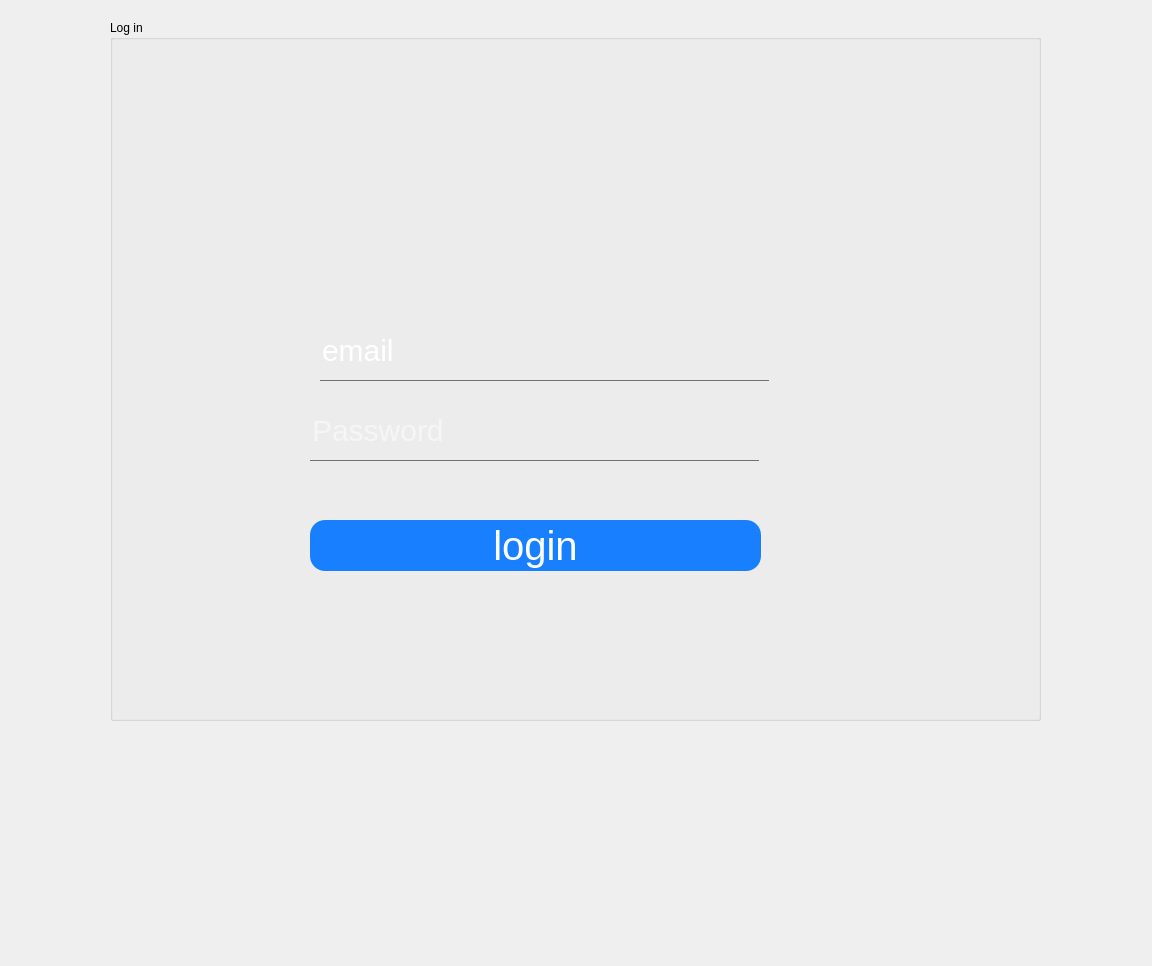
<?xml version="1.0" encoding="UTF-8"?>
<ui version="4.0">
 <class>login_button</class>
 <widget class="QDialog" name="login_button">
  <property name="geometry">
   <rect>
    <x>0</x>
    <y>0</y>
    <width>1152</width>
    <height>966</height>
   </rect>
  </property>
  <property name="windowTitle">
   <string>Dialog</string>
  </property>
  <widget class="QGroupBox" name="groupBox">
   <property name="geometry">
    <rect>
     <x>110</x>
     <y>20</y>
     <width>931</width>
     <height>701</height>
    </rect>
   </property>
   <property name="title">
    <string>Log in</string>
   </property>
   <widget class="QLabel" name="label_26">
    <property name="geometry">
     <rect>
      <x>520</x>
      <y>270</y>
      <width>41</width>
      <height>41</height>
     </rect>
    </property>
    <property name="text">
     <string/>
    </property>
    <property name="pixmap">
     <pixmap>:/new/prefix1/username.png</pixmap>
    </property>
    <property name="scaledContents">
     <bool>true</bool>
    </property>
   </widget>
   <widget class="QLineEdit" name="password">
    <property name="geometry">
     <rect>
      <x>200</x>
      <y>380</y>
      <width>449</width>
      <height>61</height>
     </rect>
    </property>
    <property name="cursor">
     <cursorShape>IBeamCursor</cursorShape>
    </property>
    <property name="styleSheet">
     <string notr="true">QLineEdit {
background:transparent;
border:none;
color:#FFFFFF;
border-bottom:1px solid #717072;
font-size:30px;
font-family:Arial, Helvetica, sans-serif;
}</string>
    </property>
    <property name="text">
     <string/>
    </property>
    <property name="echoMode">
     <enum>QLineEdit::Password</enum>
    </property>
    <property name="placeholderText">
     <string>Password</string>
    </property>
   </widget>
   <widget class="QLineEdit" name="email">
    <property name="geometry">
     <rect>
      <x>210</x>
      <y>300</y>
      <width>449</width>
      <height>61</height>
     </rect>
    </property>
    <property name="cursor">
     <cursorShape>IBeamCursor</cursorShape>
    </property>
    <property name="styleSheet">
     <string notr="true">QLineEdit {
background:transparent;
border:none;
color:#FFFFFF;
border-bottom:1px solid #717072;
font-size:30px;
font-family:Arial, Helvetica, sans-serif;
}</string>
    </property>
    <property name="text">
     <string>email</string>
    </property>
    <property name="placeholderText">
     <string>Username</string>
    </property>
   </widget>
   <widget class="QLabel" name="label_9">
    <property name="geometry">
     <rect>
      <x>530</x>
      <y>370</y>
      <width>31</width>
      <height>31</height>
     </rect>
    </property>
    <property name="text">
     <string/>
    </property>
    <property name="pixmap">
     <pixmap>:/new/prefix1/password.png</pixmap>
    </property>
    <property name="scaledContents">
     <bool>true</bool>
    </property>
   </widget>
   <widget class="QLabel" name="label_2">
    <property name="geometry">
     <rect>
      <x>220</x>
      <y>0</y>
      <width>341</width>
      <height>281</height>
     </rect>
    </property>
    <property name="text">
     <string/>
    </property>
    <property name="pixmap">
     <pixmap>../../../Downloads/logo.png</pixmap>
    </property>
   </widget>
   <widget class="QPushButton" name="pushButton">
    <property name="geometry">
     <rect>
      <x>200</x>
      <y>500</y>
      <width>451</width>
      <height>51</height>
     </rect>
    </property>
    <property name="styleSheet">
     <string notr="true">QPushButton {
	color: rgb(29, 146, 255);
color: #fff;
background:#1880ff;
border-radius: 15px;
font-size:40px;
font-family:Arial, Helvetica, sans-serif;
}
QPushButton:hover {
color:#fff;
border:15px;
background:#6c6c6c;
}
</string>
    </property>
    <property name="text">
     <string>login</string>
    </property>
   </widget>
  </widget>
 </widget>
 <resources/>
 <connections/>
</ui>
